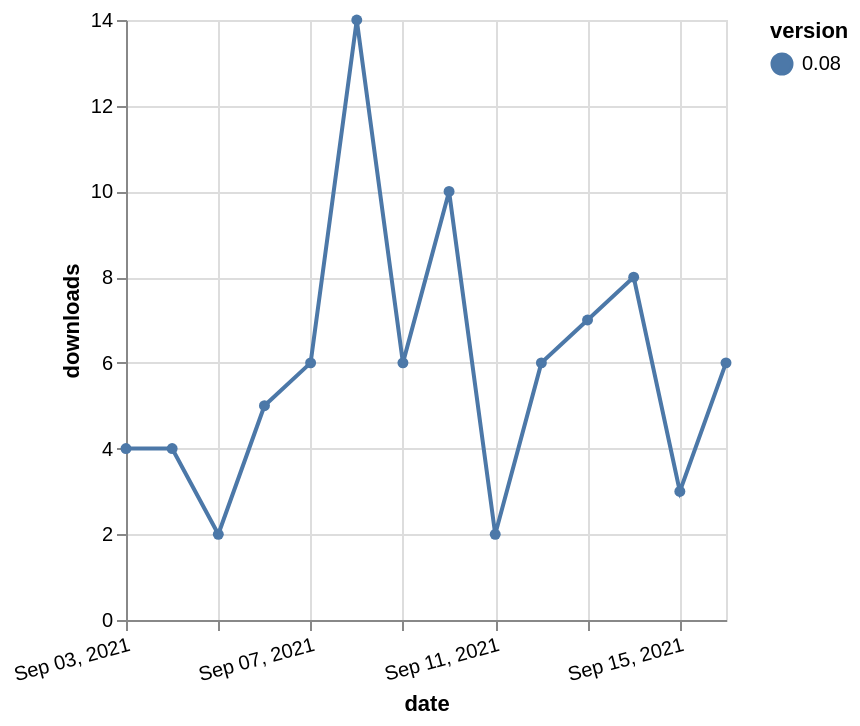

This figure's Vega-Lite source:
### Vega-Lite specification from a JSON file in a GitHub repository (floating-point values rounded to 4 significant figures)
{"$schema": "https://vega.github.io/schema/vega-lite/v5.json", "description": "A simple bar chart with embedded data.", "data": {"values": [{"date": "2021-09-03", "total": 8863, "delta": 4, "version": "0.08"}, {"date": "2021-09-04", "total": 8867, "delta": 4, "version": "0.08"}, {"date": "2021-09-05", "total": 8869, "delta": 2, "version": "0.08"}, {"date": "2021-09-06", "total": 8874, "delta": 5, "version": "0.08"}, {"date": "2021-09-07", "total": 8880, "delta": 6, "version": "0.08"}, {"date": "2021-09-08", "total": 8894, "delta": 14, "version": "0.08"}, {"date": "2021-09-09", "total": 8900, "delta": 6, "version": "0.08"}, {"date": "2021-09-10", "total": 8910, "delta": 10, "version": "0.08"}, {"date": "2021-09-11", "total": 8912, "delta": 2, "version": "0.08"}, {"date": "2021-09-12", "total": 8918, "delta": 6, "version": "0.08"}, {"date": "2021-09-13", "total": 8925, "delta": 7, "version": "0.08"}, {"date": "2021-09-14", "total": 8933, "delta": 8, "version": "0.08"}, {"date": "2021-09-15", "total": 8936, "delta": 3, "version": "0.08"}, {"date": "2021-09-16", "total": 8942, "delta": 6, "version": "0.08"}]}, "width": "container", "mark": {"type": "line", "point": {"filled": true}}, "encoding": {"x": {"field": "date", "type": "temporal", "timeUnit": "yearmonthdate", "title": "date", "axis": {"labelAngle": -15}}, "y": {"field": "delta", "type": "quantitative", "title": "downloads"}, "color": {"field": "version", "type": "nominal"}, "tooltip": {"field": "delta"}}}
